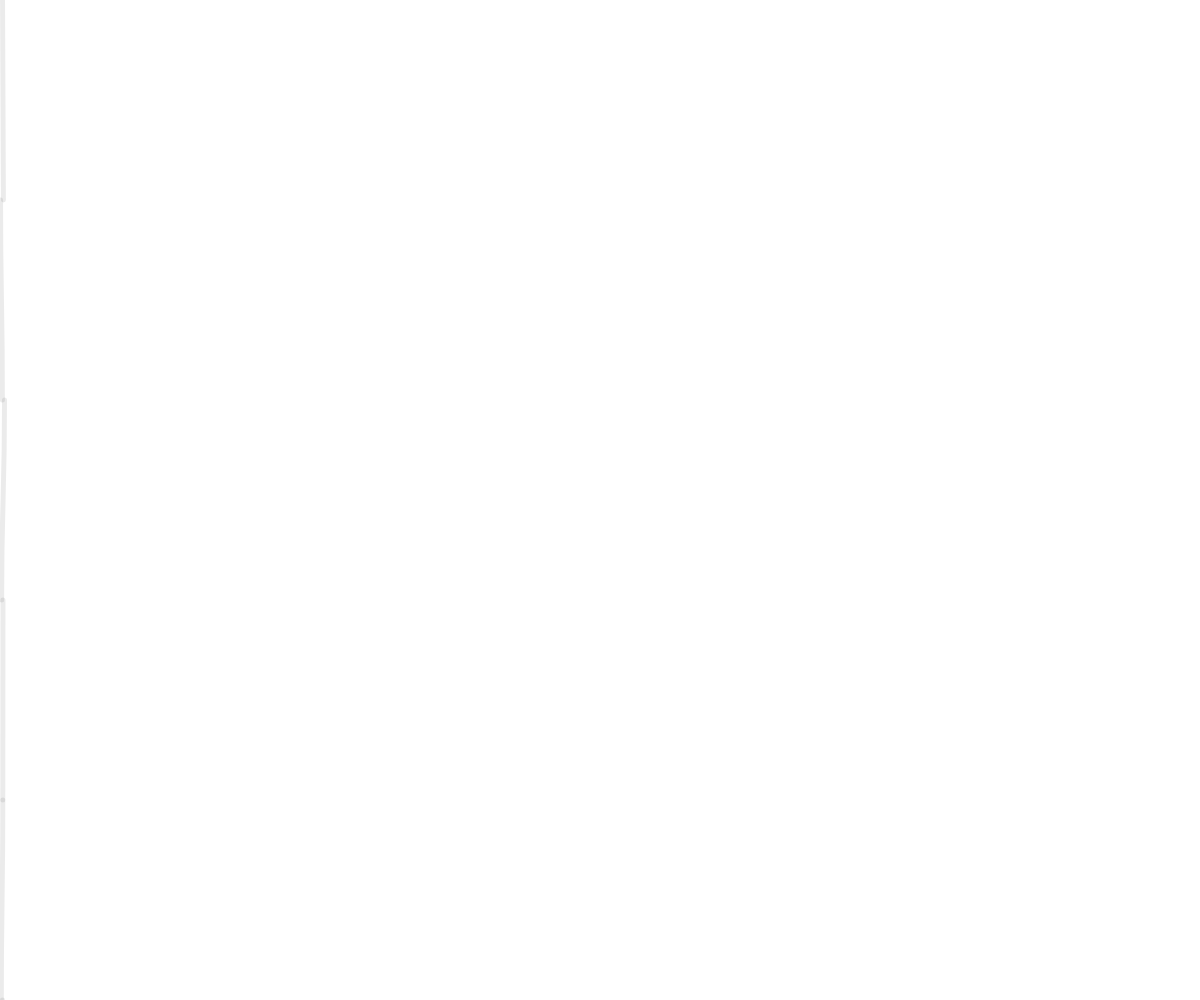
Frame 1 (no input)
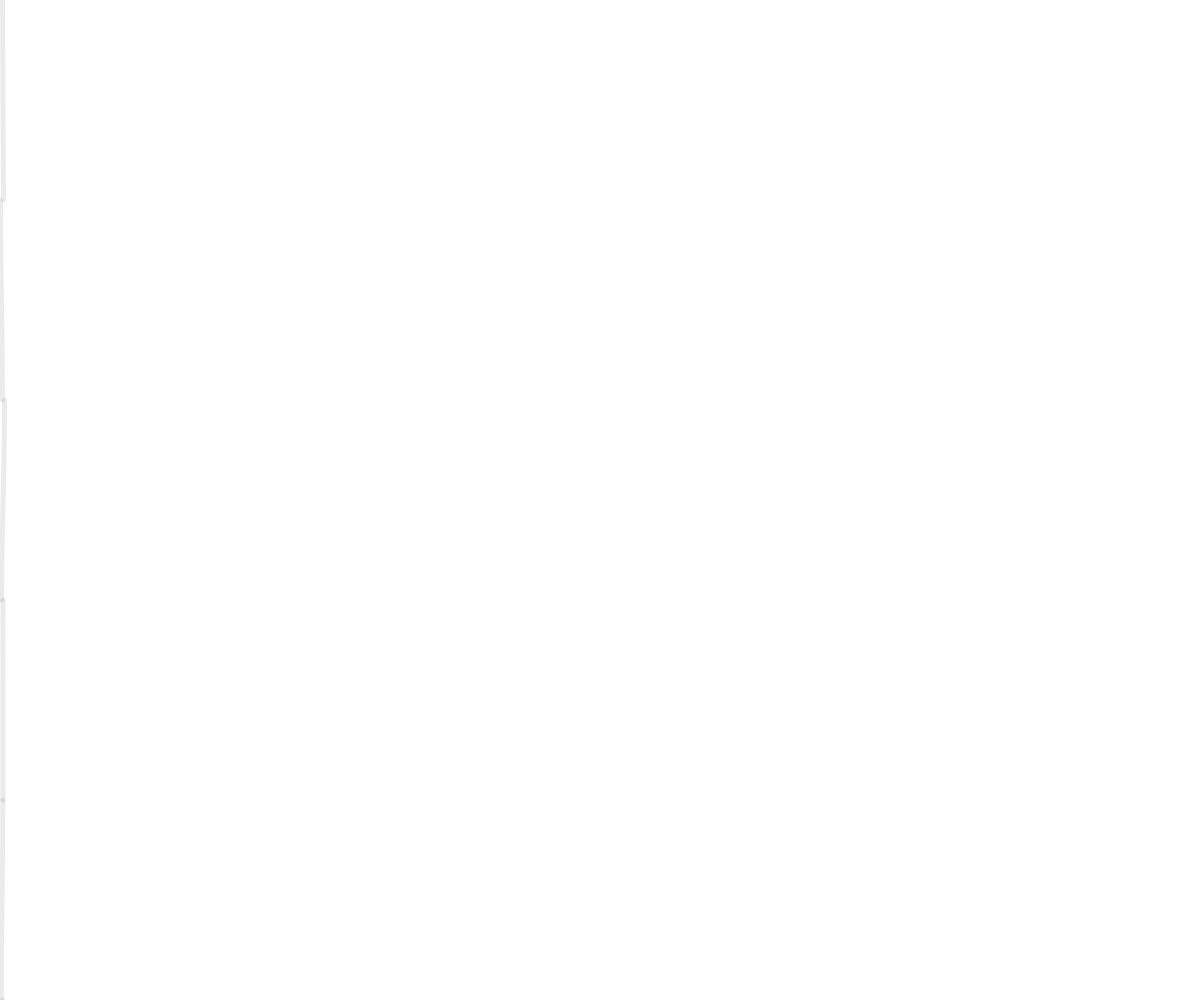
Frame 60 (no input)
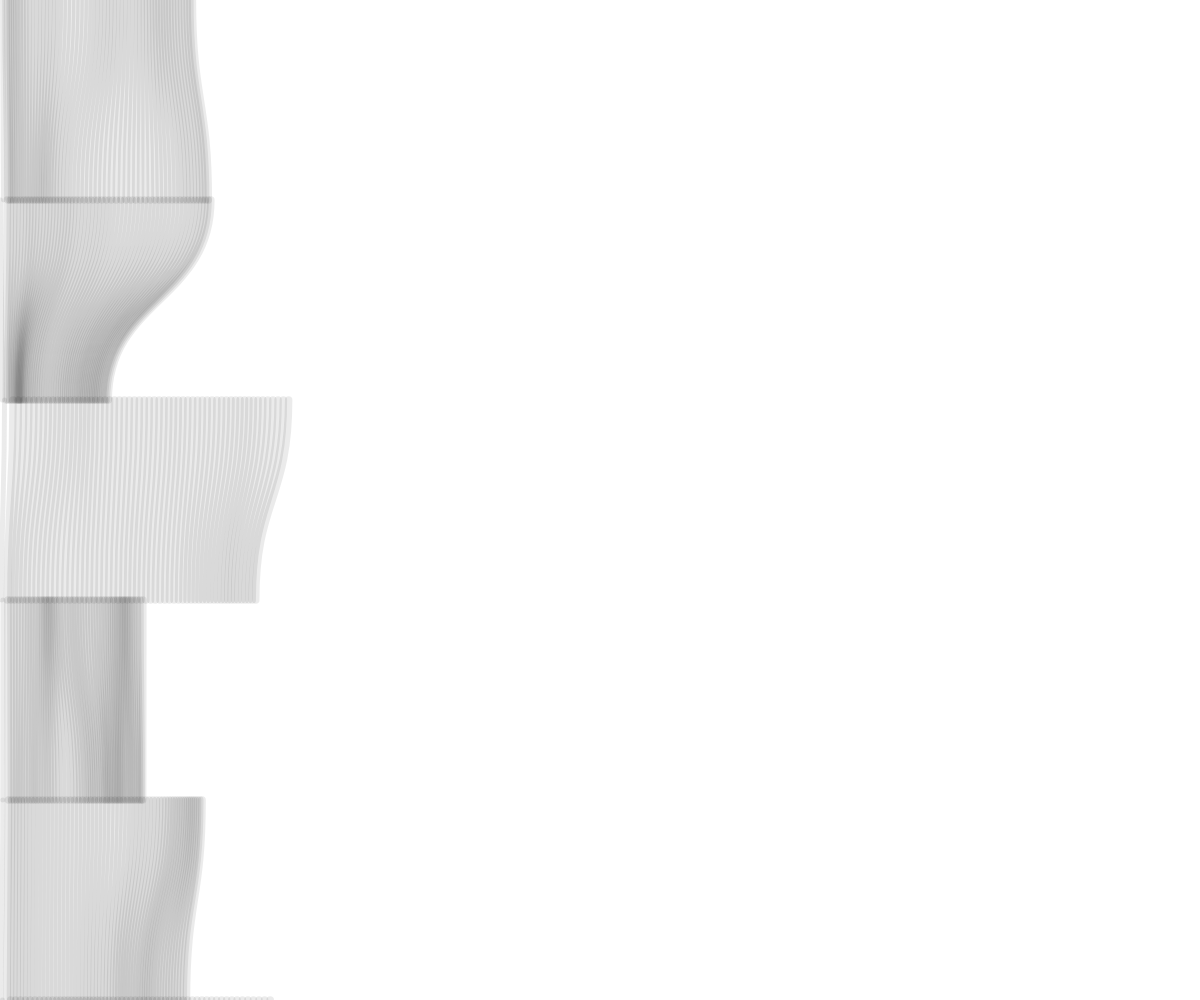
Frame 120 (the mouse pressed at the canvas centre since frame 60)

The p5.js sketch that drew these frames (run headless with seeded random() and noise() and a simulated clock; from frame 60 on, the mouse is pressed at the canvas centre):

// p5.js sketch
// ── sketch.js
let h, num;

let range, step;

function setup() {
  createCanvas(windowWidth, windowHeight);
  h = [];
  num = 6;
  let yInc = height/(num - 1);
  let y1, y2;
  y1 = 0;
  y2 = yInc;
  for(let i = 0; i < num; i++){
    h[i] = new Hal(y1, y2, 0);
    y1 = y2;
    y2 += yInc;
  }

  background(255);
  range = 0.5;
  mouseX = width/2;
  step = 5;
}

function draw() {
  for(let i = 0; i < h.length; i++){
    h[i].draw();
  }
  range = mouseX/width;
  step = mouseY/height * 15;
  step = constrain(step, 0.1, 15);
}

class Hal{
  constructor(y1, y2, tam){
    this.y1 = y1;
    this.y2 = y2;
    this.tam = tam;
    this.seed = round(random(9999999));
    this.zoom = random(200, 1200); 
    this.x1 = 0;
    this.x2 = 0;
  }
  
  run(){
    noiseSeed(this.seed);
    this.x1 += noise(millis()/this.zoom) * step;
    this.x2 += noise((this.seed+millis())/this.zoom) * step;
    
    if(this.x1 > width || this.x2 > width){
      this.x1 = this.x2 = 0;
      noStroke();
      fill(255, 100);
      rectMode(CORNERS);
      rect(0, this.y1, width, this.y2);
    }
  }
  
  draw(){
    this.run();
    strokeWeight(step);
    stroke(0, 20);
    noFill();
    bezier(this.x1, this.y1, 
           this.x1, lerp(this.y1, this.y2, range), 
           this.x2, lerp(this.y1, this.y2, 1-range), 
           this.x2, this.y2);
           
  }
}
